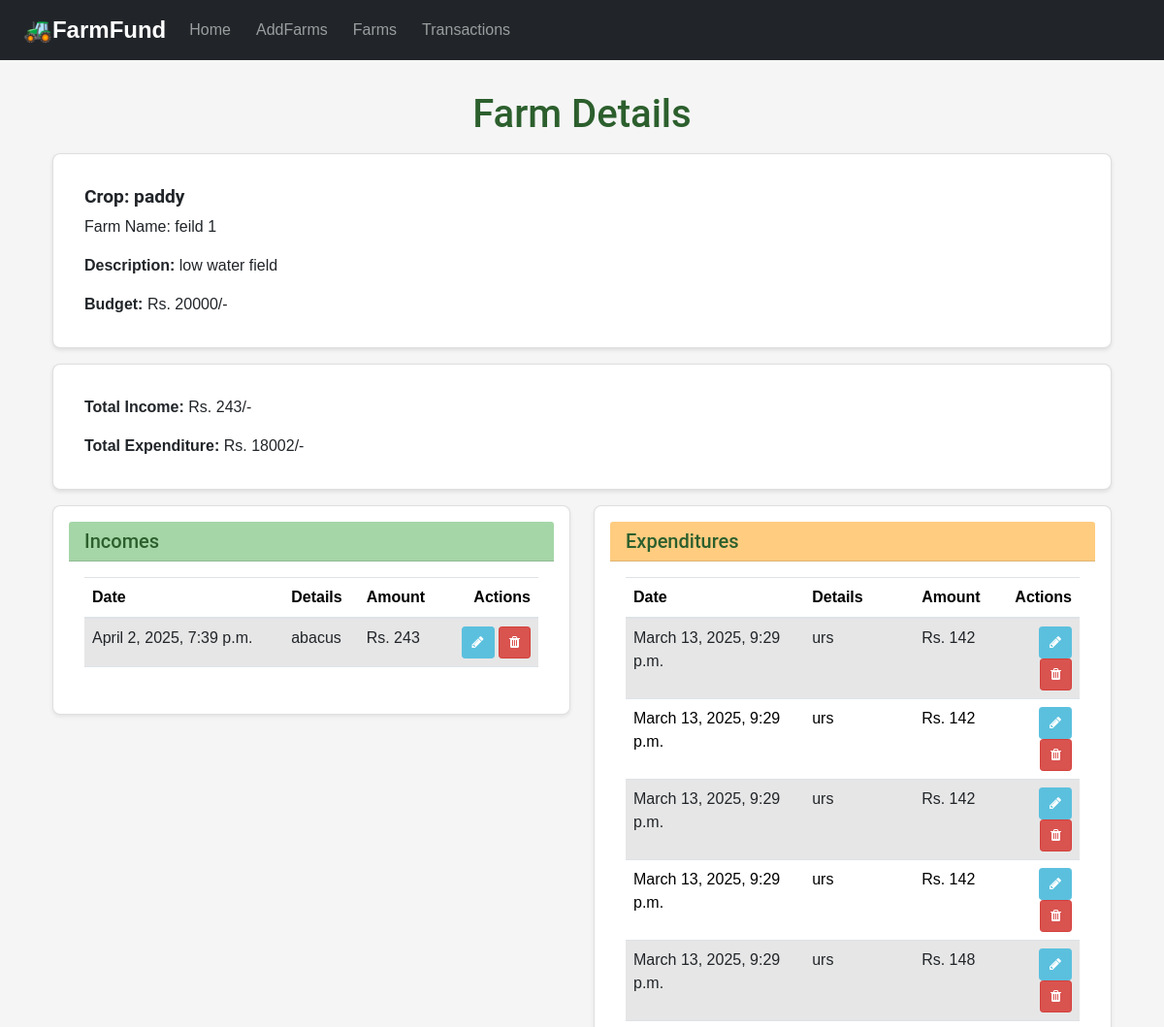
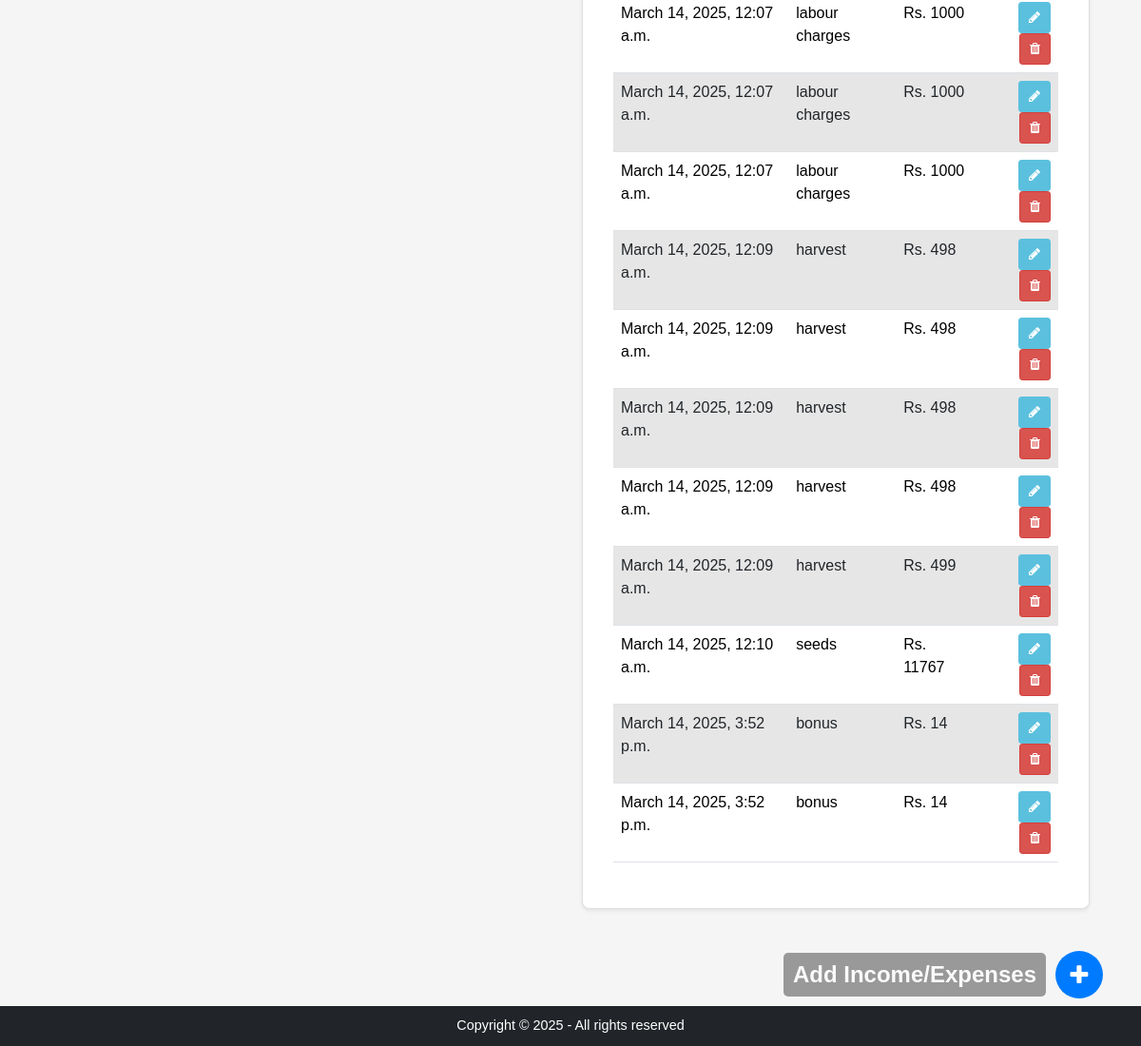
Page /farm/1/ on the committed database (2 pictures, top to bottom).
### home/models.py (models this page shows, shortened)
class Farm(models.Model):
    crop_name = models.CharField(max_length=100)
    farm_name = models.CharField(max_length=100)
    crop_description = models.TextField()
    crop_budget = models.IntegerField()

class Income(models.Model):
    farm= models.ForeignKey(Farm, on_delete=models.CASCADE)
    amount = models.IntegerField()
    details = models.TextField()
    date = models.DateTimeField(auto_now_add=True)

class Expenditure(models.Model):
    farm = models.ForeignKey(Farm, on_delete=models.CASCADE)
    amount = models.IntegerField()
    details = models.TextField()
    date = models.DateTimeField(auto_now_add=True)

### home/views.py (the view)
# urls.py: path('farm/<int:farm_id>/', views.farm_detail, name='farm_detail'),
def farm_detail(request, farm_id):
    farm = get_object_or_404(Farm.objects.prefetch_related('income_set', 'expenditure_set'), id=farm_id)
    total_income = farm.income_set.aggregate(total=Sum('amount'))['total'] or 0
    total_expenditure = farm.expenditure_set.aggregate(total=Sum('amount'))['total'] or 0
    all_farms = Farm.objects.all()
    context = {
        'farm': farm,
        'total_income': total_income,
        'total_expenditure': total_expenditure,
        'incomes': farm.income_set.all(),
        'expenditures': farm.expenditure_set.all(),
        'all_farms': all_farms
    }
    return render(request, 'farm_detail.html', context)

### templates/farm_detail.html (shortened to what this page needs)
{% extends 'base.html' %}
{% load static %}
{% block body %}
  <div class="container my-3 ">
    <h1 class="text-center my-3 py-3 mb-0">Farm Details</h1>
    <div class="card mb-3">
      <div class="card-body">
        <h5 class="card-title">Crop: {{ farm.crop_name }}</h5>
        <p class="card-text">Farm Name: {{ farm.farm_name }}</p>
        <p class="card-text">
          <b>Description:</b> {{ farm.crop_description }}
        </p>
        <p class="card-text">
          <b>Budget:</b> Rs. {{ farm.crop_budget }}/-
        </p>
      </div>
    </div>
    <div class="card mb-3">
      <div class="card-body">
        <p class="card-text">
          <b>Total Income:</b> Rs. {{ total_income }}/-
        </p>
        <p class="card-text">
          <b>Total Expenditure:</b> Rs. {{ total_expenditure }}/-
        </p>
      </div>
    </div>
    <div class="row">
      <div class="col-md-6">
        <div class="card shadow-sm mb-4">
          <div class="card-header card-header-income">
            <h5 class="mb-0">Incomes</h5>
          </div>
          <div class="card-body">
            {% if incomes %}
              <table class="table table-striped table-hover">
                <thead>
                  <tr>
                    <th>Date</th>
                    <th>Details</th>
                    <th>Amount</th>
                    <th class="text-end">Actions</th>
                  </tr>
                </thead>
                <tbody>
                  {% for income in incomes %}
                  <tr>
                    <td>{{ income.date }}</td>
                    <td>{{ income.details }}</td>
                    <td>Rs. {{ income.amount }}</td>
                    <td class="text-end">
                      <a href="{% url 'edit_transaction' 'income' income.id %}" class="btn btn-edit btn-sm">
                        <i class="fa fa-pencil"></i>
                      </a>
                      <a href="{% url 'delete_income' income.id %}" class="btn btn-delete btn-sm">
                        <i class="fa fa-trash"></i>
                      </a>
                    </td>
                  </tr>
                  {% endfor %}
                </tbody>
              </table>
            {% else %}
              <p class="text-muted">No incomes recorded yet.</p>
            {% endif %}
          </div>
        </div>
      </div>
      <div class="col-md-6">
        <div class="card shadow-sm mb-4">
          <div class="card-header card-header-expenditure">
            <h5 class="mb-0">Expenditures</h5>
          </div>
          <div class="card-body">
            {% if expenditures %}
              <table class="table table-striped table-hover">
                <thead>
                  <tr>
                    <th>Date</th>
                    <th>Details</th>
                    <th>Amount</th>
                    <th class="text-end">Actions</th>
                  </tr>
                </thead>
                <tbody>
                  {% for expenditure in expenditures %}
                  <tr>
                    <td>{{ expenditure.date }}</td>
                    <td>{{ expenditure.details }}</td>
                    <td>Rs. {{ expenditure.amount }}</td>
                    <td class="text-end">
                      <a href="{% url 'edit_transaction' 'expenditure' expenditure.id %}" class="btn btn-edit btn-sm">
                        <i class="fa fa-pencil"></i>
                      </a>
                      <a href="{% url 'delete_expenditure' expenditure.id %}" class="btn btn-delete btn-sm">
                        <i class="fa fa-trash"></i>
                      </a>
                    </td>
                  </tr>
                  {% endfor %}
                </tbody>
              </table>
            {% else %}
              <p class="text-muted">No expenditures recorded yet.</p>
            {% endif %}
          </div>
        </div>
      </div>
    </div>
  </div>
  <button class="btn btn-primary btn-circle" id="fabButton" data-bs-toggle="modal" data-bs-target="#addModal">
    <i class="fa fa-plus" aria-hidden="true"></i>
    <span class="tooltip-text">Add Income/Expenses</span>
  </button>
{% endblock %}

### static/styles.css (style rules this page uses)
body { font-family: 'Poppins', sans-serif; margin: 0; padding: 0; padding-bottom: 80px; background-color: #F5F5F5; color: #212121; }
h1 { font-size: 2.5rem; }
h1, h2, h3, h4, h5, h6 { font-family: 'Roboto', sans-serif; color: #2c5f2d; }
a { text-decoration: none; color: #1B5E20; transition: color 0.3s ease; }
.btn-primary { background-color: #2E7D32; border: none; border-radius: 8px; padding: 12px 24px; font-size: 0.9rem; font-weight: bold; transition: background-color 0.3s ease, box-shadow 0.3s ease; }
.card { background-color: #FFFFFF; border-radius: 8px; padding: 16px; box-shadow: 0px 2px 4px rgba(0, 0, 0, 0.1); transition: transform 0.3s ease, box-shadow 0.3s ease; }
.card-title { font-size: 1.2rem; font-weight: bold; margin-bottom: 8px; }
.card-text { font-size: 1rem; margin-bottom: 16px; }

### templates/farm_detail.html (style rules this page uses)
.btn-circle { width: 50px; height: 50px; border-radius: 50%; position: fixed; bottom: 50px; right: 40px; display: flex; align-items: center; justify-content: center; font-size: 24px; color: white; background-color: #007bff; border: none; transition: all 0.3s ease; }
.tooltip-text { visibility:visible; opacity: 0.5; position: absolute; right: 60px; background-color: rgba(0, 0, 0, 0.75); color: #fff; padding: 5px 10px; border-radius: 5px; white-space: nowrap; transition: all 0.3s ease; transform: translateX(0); }
.btn-edit { background-color: #5bc0de; border-color: #5bc0de; color: white; transition: all 0.3s ease; }
.btn-delete { background-color: #d9534f; border-color: #d43f3a; color: white; transition: all 0.3s ease; }
.text-end { text-align: right; }
.btn-sm { padding: 5px 10px; font-size: 0.875rem; }
.card-header-income { background-color: #A5D6A7; color: #1B5E20; }
.card-header-expenditure { background-color: #FFCC80; color: #E65100; }

### rows in the picture
Farm: crop_name "paddy", farm_name "feild 1", crop_description "low water field", crop_budget "20000"
Income: date "April 2, 2025, 7:39 p.m.", details "abacus", amount "243"
Expenditure: date "March 13, 2025, 9:29 p.m.", details "urs", amount "142"
Expenditure: date "March 13, 2025, 9:29 p.m.", details "urs", amount "142"
Expenditure: date "March 13, 2025, 9:29 p.m.", details "urs", amount "142"
Expenditure: date "March 13, 2025, 9:29 p.m.", details "urs", amount "142"
Expenditure: date "March 13, 2025, 9:29 p.m.", details "urs", amount "148"
Expenditure: date "March 14, 2025, 12:07 a.m.", details "labour charges", amount "1000"
Expenditure: date "March 14, 2025, 12:07 a.m.", details "labour charges", amount "1000"
Expenditure: date "March 14, 2025, 12:07 a.m.", details "labour charges", amount "1000"
Expenditure: date "March 14, 2025, 12:09 a.m.", details "harvest", amount "498"
Expenditure: date "March 14, 2025, 12:09 a.m.", details "harvest", amount "498"
Expenditure: date "March 14, 2025, 12:09 a.m.", details "harvest", amount "498"
Expenditure: date "March 14, 2025, 12:09 a.m.", details "harvest", amount "498"
Expenditure: date "March 14, 2025, 12:09 a.m.", details "harvest", amount "499"
Expenditure: date "March 14, 2025, 12:10 a.m.", details "seeds", amount "11767"
Expenditure: date "March 14, 2025, 3:52 p.m.", details "bonus", amount "14"
Expenditure: date "March 14, 2025, 3:52 p.m.", details "bonus", amount "14"

### other values in the picture
{{ total_income }} "243"
{{ total_expenditure }} "18002"
